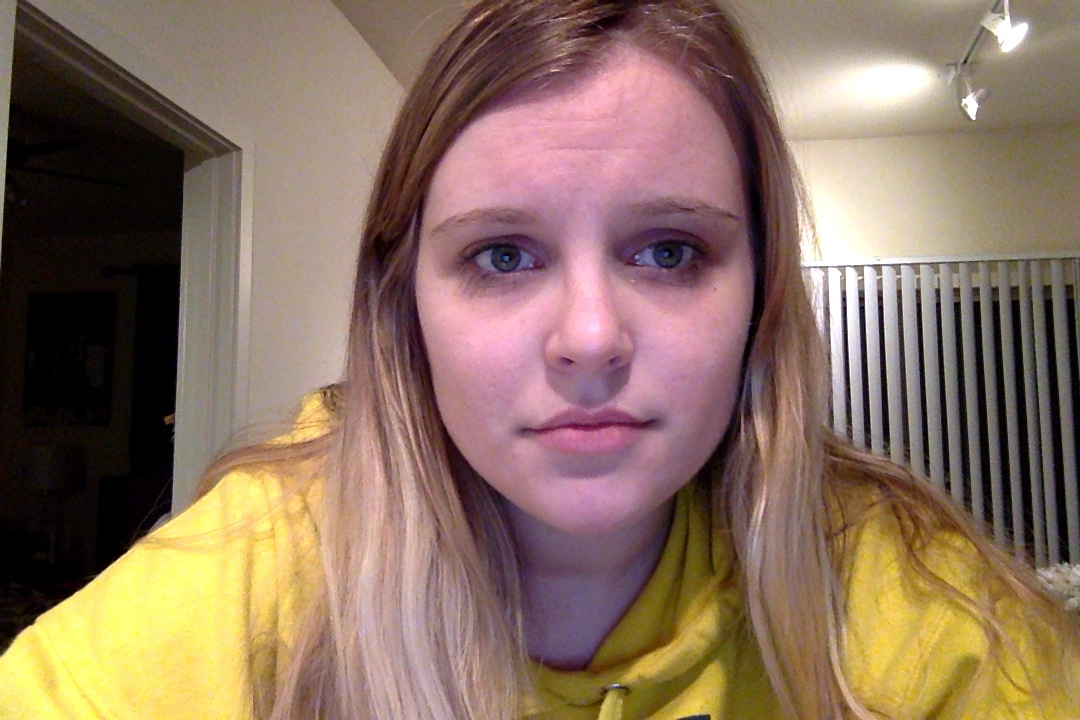
#> input picture project_4/code/test_files/face2.jpeg, 1080 x 720 px, given in place of the camera
$ python face_tracking.py
#> lines starting #> are read from the running program, lines starting #| are printed output that depends on the picture; after the words box and inside, x2 and y2 are one past the last pixel; in counts of white or black regions, pixels touching at a corner belong together
import cv2
import sys
import numpy as np

faceCascade = cv2.CascadeClassifier('haarcascade_frontalface_alt.xml')
eyeCascade = cv2.CascadeClassifier('haarcascade_eye.xml')
mouthCascade = cv2.CascadeClassifier('mouth.xml')

video_capture = cv2.VideoCapture(0)

def findMouth(frame, eyes, faces):
    mouths = mouthCascade.detectMultiScale(
            frame,
            scaleFactor=1.2,
            minNeighbors=7,
            minSize=(50, 50),
            flags = cv2.CASCADE_SCALE_IMAGE)

    if len(mouths) <= 0:
        return 0, 0, 0, 0

    eyeBottom = 0

    for eye in eyes:
        eyeX, eyeY, eyeW, eyeH = eye
        if (eyeY + eyeH) > eyeBottom:
            eyeBottom = eyeY + eyeH

    faceX, faceY, faceW, faceH = faces[0]
    faceBottom = faceY + faceH

    for mouth in mouths:
        mouthX, mouthY, mouthW, mouthH = mouth
        if mouthY < (eyeBottom - 100) and (mouthY + mouthH) > faceBottom:
            return mouth

    return 0, 0, 0, 0

if __name__ == '__main__':
    while True:
        # Capture frame-by-frame
        ret, frame = video_capture.read()
#> frame is the input picture: shape (720, 1080, 3); mean B, G, R 96.9, 114.1, 138.7

        gray = cv2.cvtColor(frame, cv2.COLOR_BGR2GRAY)
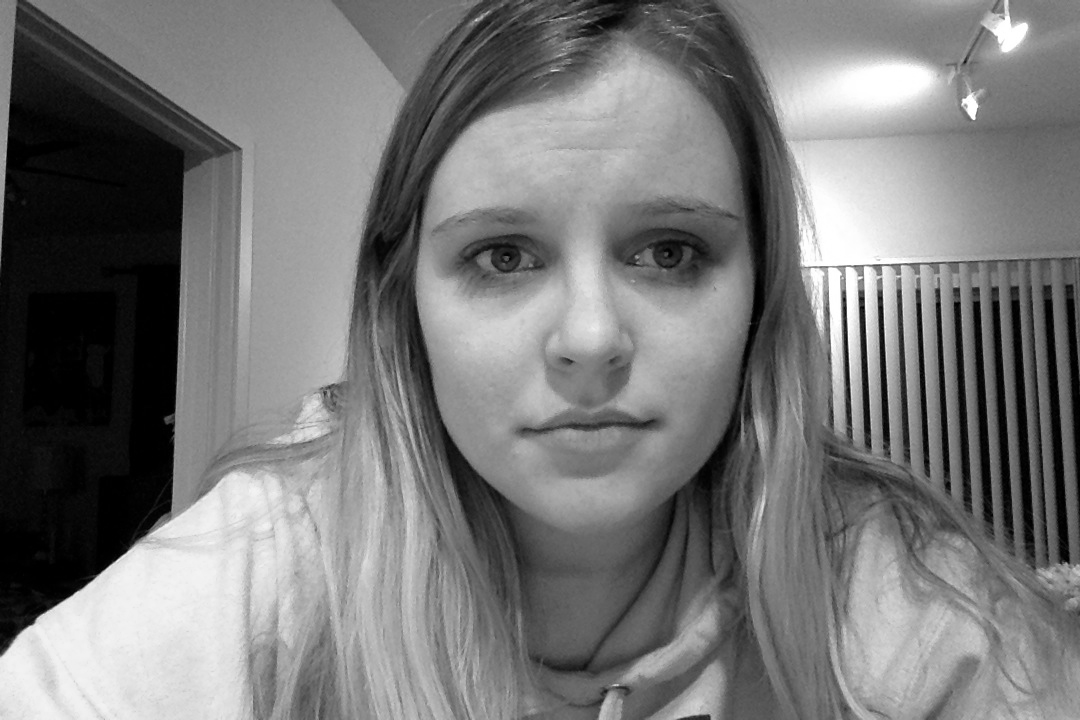
#> gray: shape (720, 1080); min 0, max 255, mean 119.5
        gray2 = cv2.equalizeHist(gray)
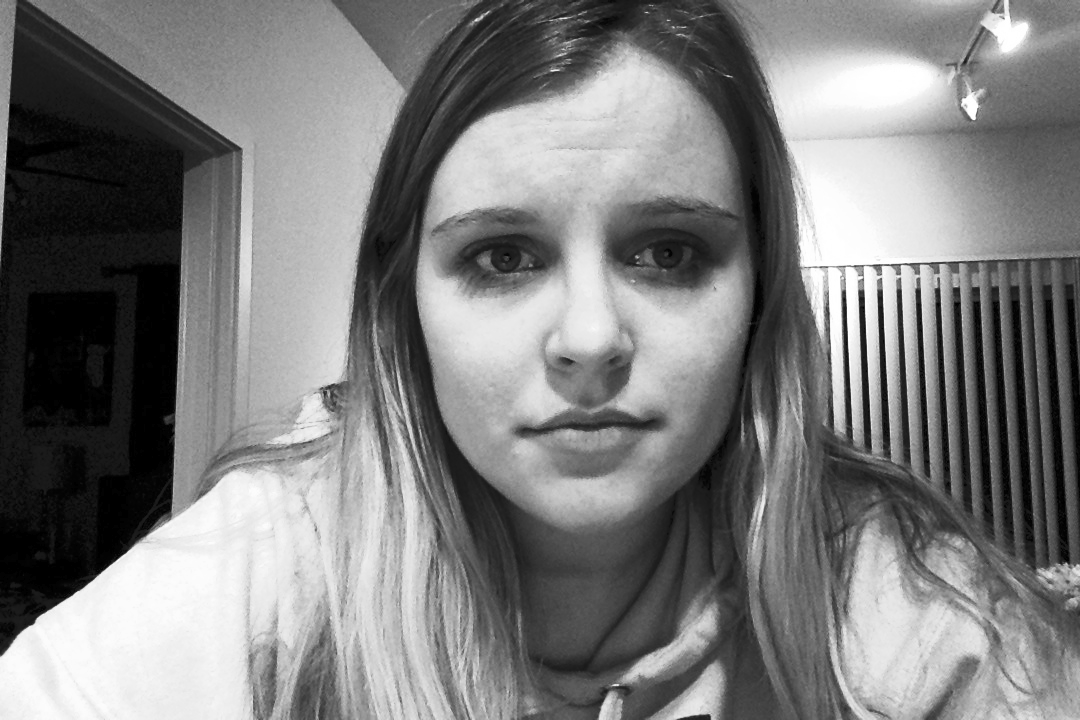
#> gray2: shape (720, 1080); min 0, max 255, mean 125.1

        faces = faceCascade.detectMultiScale(
            gray,
            scaleFactor=1.2,
            minNeighbors=6,
            minSize=(50, 50),
            flags = cv2.CASCADE_SCALE_IMAGE)
#> faces = [[379, 92, 426, 426]]

        eyes = eyeCascade.detectMultiScale(
            gray,
            scaleFactor=1.2,
            minNeighbors=6,
            minSize=(50, 50),
            flags = cv2.CASCADE_SCALE_IMAGE)
#> eyes = [[616, 208, 91, 91], [453, 213, 90, 90]]

        mouths = mouthCascade.detectMultiScale(
            gray2,
            scaleFactor=1.2,
            minNeighbors=7,
            minSize=(50, 50),
            flags = cv2.CASCADE_SCALE_IMAGE)
#> mouths = [[512, 399, 149, 89], [592, 216, 156, 94], [417, 221, 172, 103]]

        # Draw a rectangle around the faces
        for (x, y, w, h) in faces:
            cv2.rectangle(frame, (x, y), (x+w, y+h), (0, 255, 0), 2)
#> this loop made 1 pass
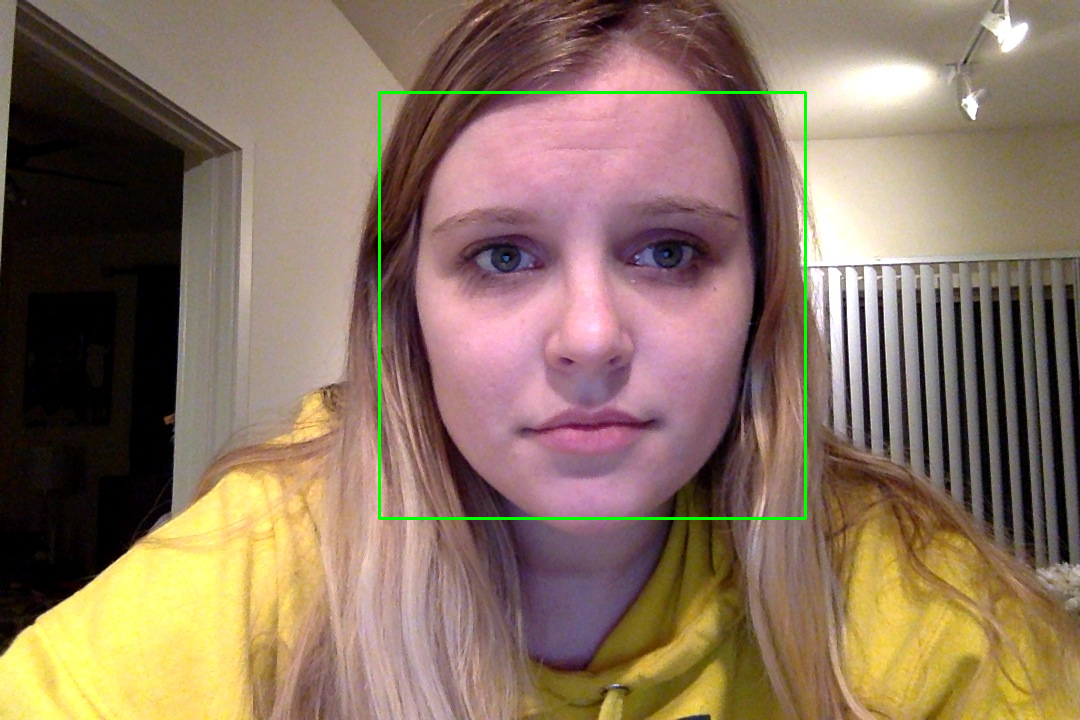
#> frame: shape (720, 1080, 3); 0.66% of pixels changed, all inside (x1, y1, x2, y2) = (378, 91, 807, 520)

        # Draw a rectangle around the eyes
        for (x, y, w, h) in eyes:
            cv2.rectangle(frame, (x, y), (x+w, y+h), (0, 0, 255), 2)
#> this loop made 2 passes
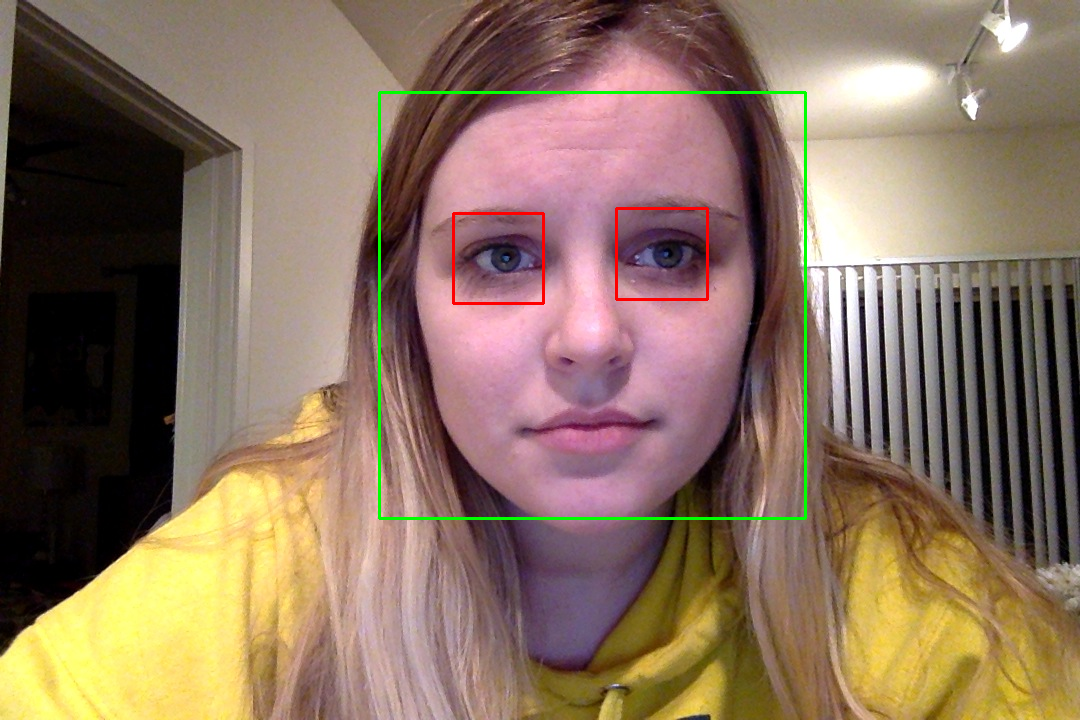
#> frame: shape (720, 1080, 3); 0.28% of pixels changed, all inside (x1, y1, x2, y2) = (452, 207, 709, 305)

        # Draw a rectangle around the mouth
        if len(faces) > 0 and len(eyes) > 0:
            x, y, w, h = findMouth(frame, faces, eyes)
#> in findMouth, `mouths = mouthCascade.detectMultiScale( frame, scaleFactor=1.2, minNei..`: mouths = [[814, 115, 103, 62], [520, 401, 135, 81]]
#> the loop in findMouth, `for eye in eyes:` made 1 pass
#> (eyeX, eyeY, eyeW, eyeH, eyeBottom) on pass 1: (379, 92, 426, 426, 518)
#> after the loop in findMouth, `for eye in eyes:`: eyeBottom = 518
#> in findMouth, `faceX, faceY, faceW, faceH = faces[0]`: faceX = 616; faceY = 208; faceW = 91
#> in findMouth, `faceBottom = faceY + faceH`: faceBottom = 299
#> the loop in findMouth, `for mouth in mouths:` made 2 passes
#> x = 520; y = 401; w = 135; h = 81
            cv2.rectangle(frame, (x, y), (x+w, y+h), (255, 0, 0), 2)
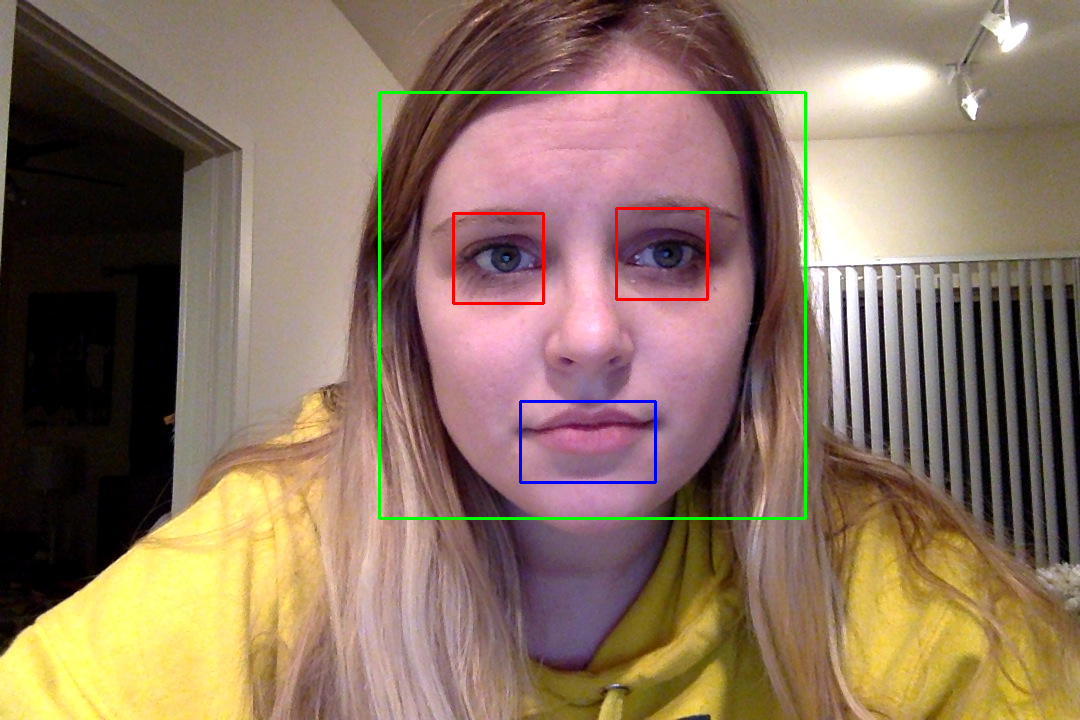
#> frame: shape (720, 1080, 3); 0.17% of pixels changed, all inside (x1, y1, x2, y2) = (519, 400, 657, 484)

        # Display the resulting frame
        cv2.imshow('Video', frame)

        if cv2.waitKey(1) & 0xFF == ord('q'):
#> (key q is pressed here)
            break

    # When everything is done, release the capture
    video_capture.release()
    cv2.destroyAllWindows()

$ run again, on project_4/code/test_files/face3.jpeg
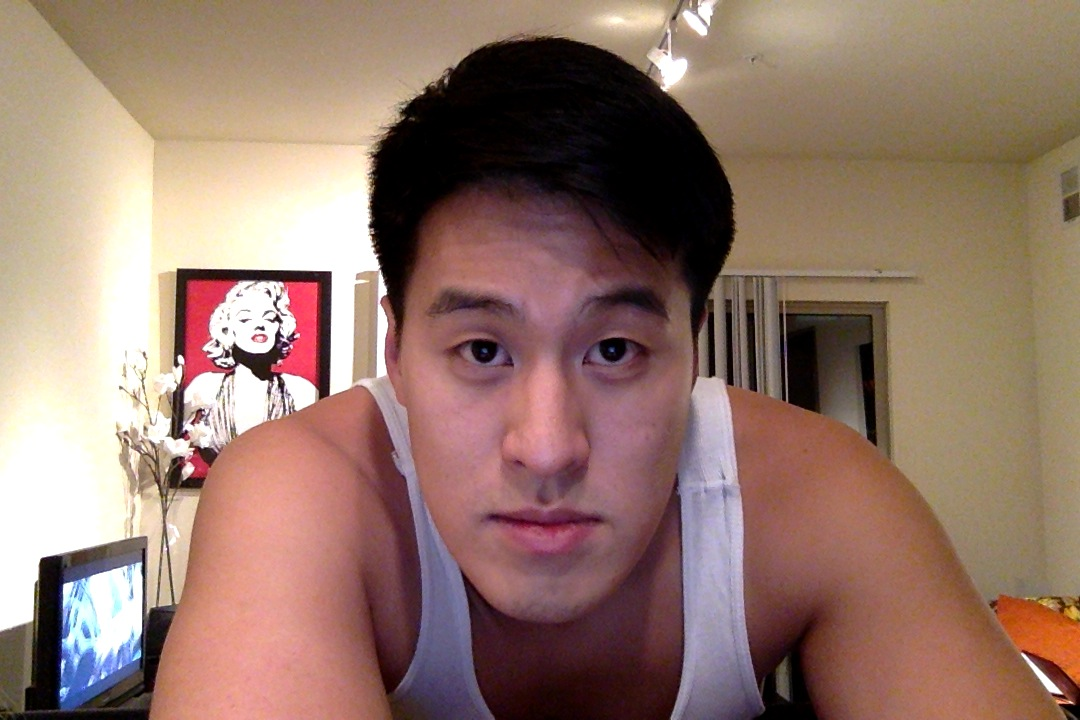
#> input picture project_4/code/test_files/face3.jpeg, 1080 x 720 px, given in place of the camera
#> frame is the input picture: shape (720, 1080, 3); mean B, G, R 107.6, 119.6, 148.5
#> faces = [[345, 193, 406, 406]]
#> eyes = [[565, 306, 89, 89], [438, 310, 83, 83]]
#> `mouths = mouthCascade.detectMultiScale( gray2, scaleFactor=1.2, minNei..`: mouths = [[421, 330, 121, 72], [463, 495, 145, 87]]
#> the loop `for (x, y, w, h) in faces:` made 1 pass
#> after the loop `for (x, y, w, h) in faces:`:
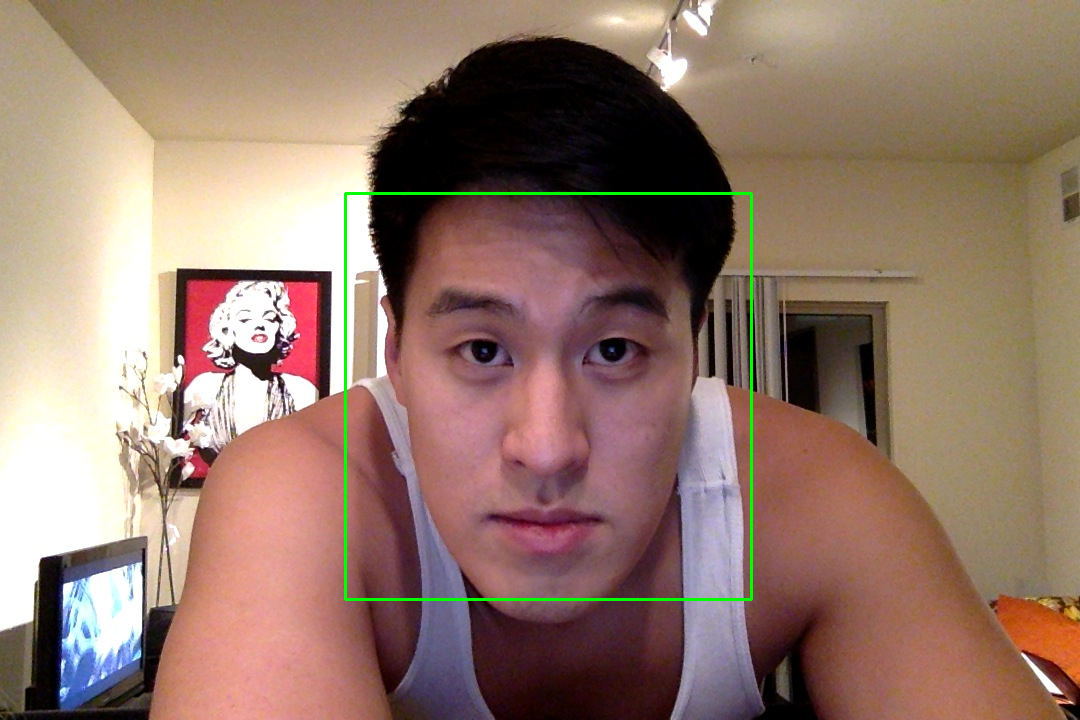
#> frame: shape (720, 1080, 3); 0.63% of pixels changed, all inside (x1, y1, x2, y2) = (344, 192, 753, 601)
#> the loop `for (x, y, w, h) in eyes:` made 2 passes
#> after the loop `for (x, y, w, h) in eyes:`:
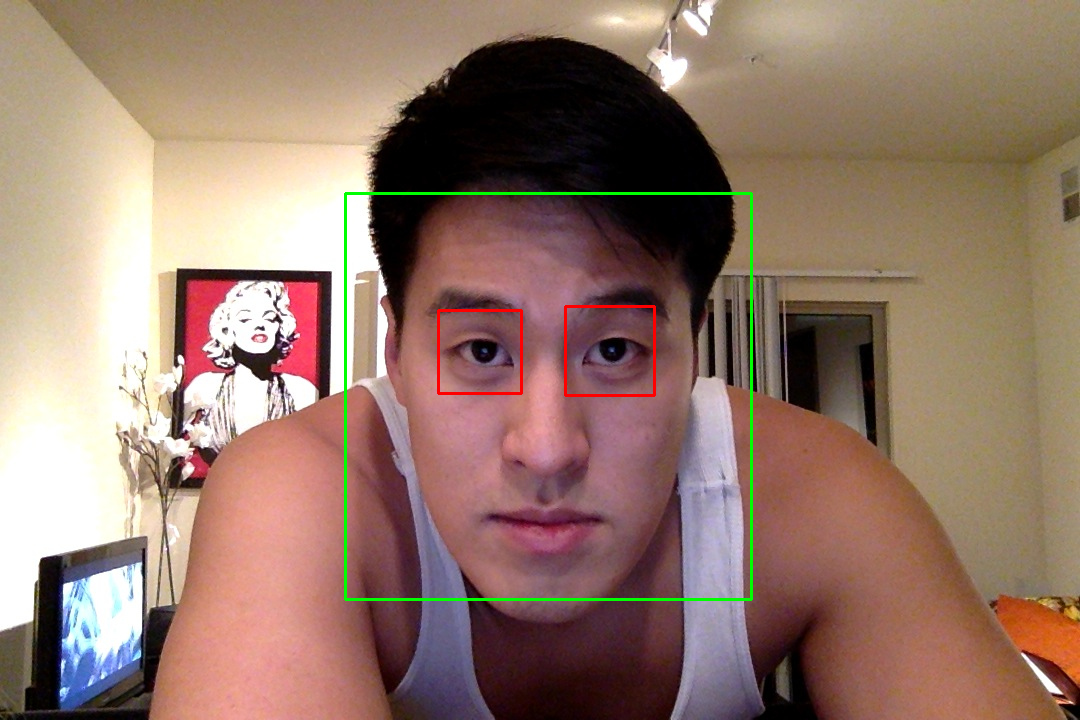
#> frame: shape (720, 1080, 3); 0.26% of pixels changed, all inside (x1, y1, x2, y2) = (437, 305, 656, 397)
#> in findMouth, `mouths = mouthCascade.detectMultiScale( frame, scaleFactor=1.2, minNei..`: mouths = [[477, 499, 131, 78]]
#> the loop in findMouth, `for eye in eyes:` made 1 pass
#> (eyeX, eyeY, eyeW, eyeH, eyeBottom) on pass 1: (345, 193, 406, 406, 599)
#> after the loop in findMouth, `for eye in eyes:`: eyeBottom = 599
#> faceX = 565; faceY = 306; faceW = 89
#> faceBottom = 395
#> the loop in findMouth, `for mouth in mouths:` made 1 pass
#> `x, y, w, h = findMouth(frame, faces, eyes)`: x = 0

$ run again, on project_4/code/test_files/face1.png
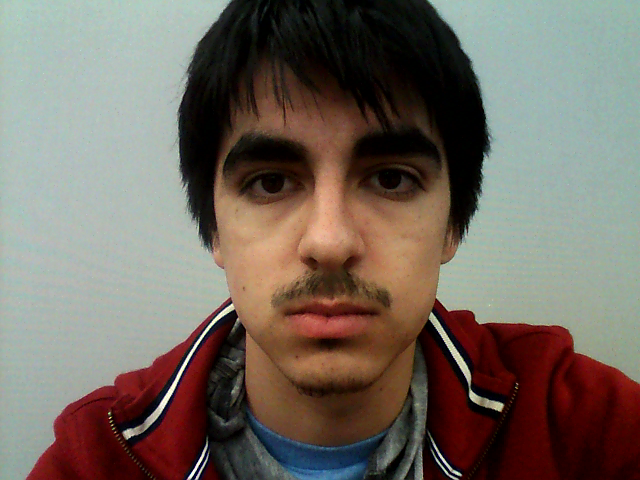
#> input picture project_4/code/test_files/face1.png, 640 x 480 px, given in place of the camera
#> frame is the input picture: shape (480, 640, 3); mean B, G, R 96.8, 105.9, 115.8
#> faces = [[158, 48, 346, 346]]
#> eyes = [[358, 144, 66, 66], [231, 144, 75, 75]]
#> `mouths = mouthCascade.detectMultiScale( gray2, scaleFactor=1.2, minNei..`: mouths = [[271, 320, 122, 73]]
#> the loop `for (x, y, w, h) in faces:` made 1 pass
#> after the loop `for (x, y, w, h) in faces:`:
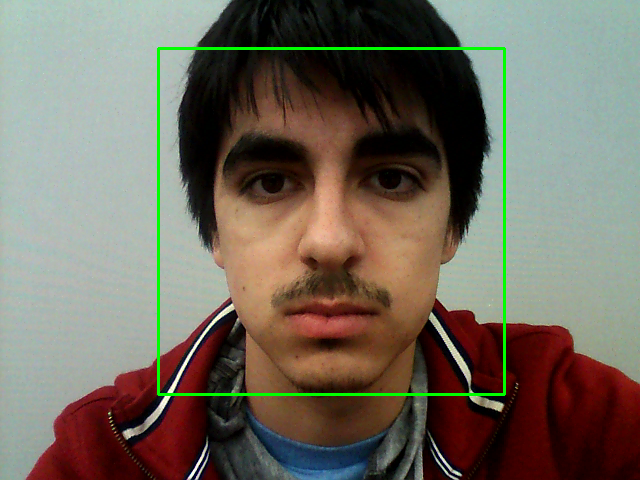
#> frame: shape (480, 640, 3); 1.35% of pixels changed, all inside (x1, y1, x2, y2) = (157, 47, 506, 396)
#> the loop `for (x, y, w, h) in eyes:` made 2 passes
#> after the loop `for (x, y, w, h) in eyes:`:
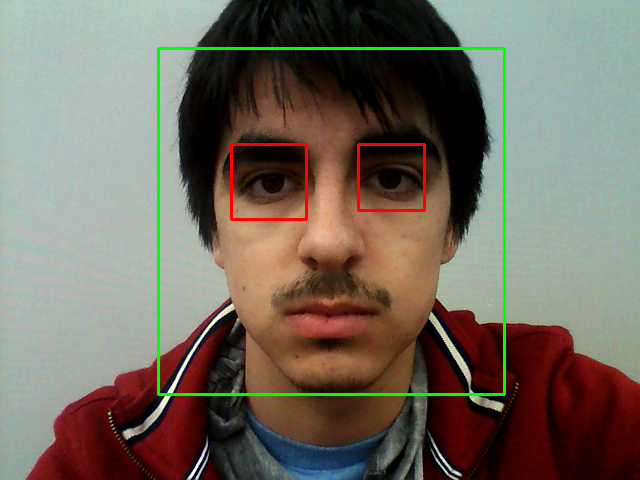
#> frame: shape (480, 640, 3); 0.55% of pixels changed, all inside (x1, y1, x2, y2) = (230, 143, 426, 221)
#> in findMouth, `mouths = mouthCascade.detectMultiScale( frame, scaleFactor=1.2, minNei..`: mouths = [[265, 296, 129, 77], [283, 370, 104, 62]]
#> the loop in findMouth, `for eye in eyes:` made 1 pass
#> (eyeX, eyeY, eyeW, eyeH, eyeBottom) on pass 1: (158, 48, 346, 346, 394)
#> after the loop in findMouth, `for eye in eyes:`: eyeBottom = 394
#> faceX = 358; faceY = 144; faceW = 66
#> faceBottom = 210
#> the loop in findMouth, `for mouth in mouths:` made 2 passes
#> `x, y, w, h = findMouth(frame, faces, eyes)`: x = 0
